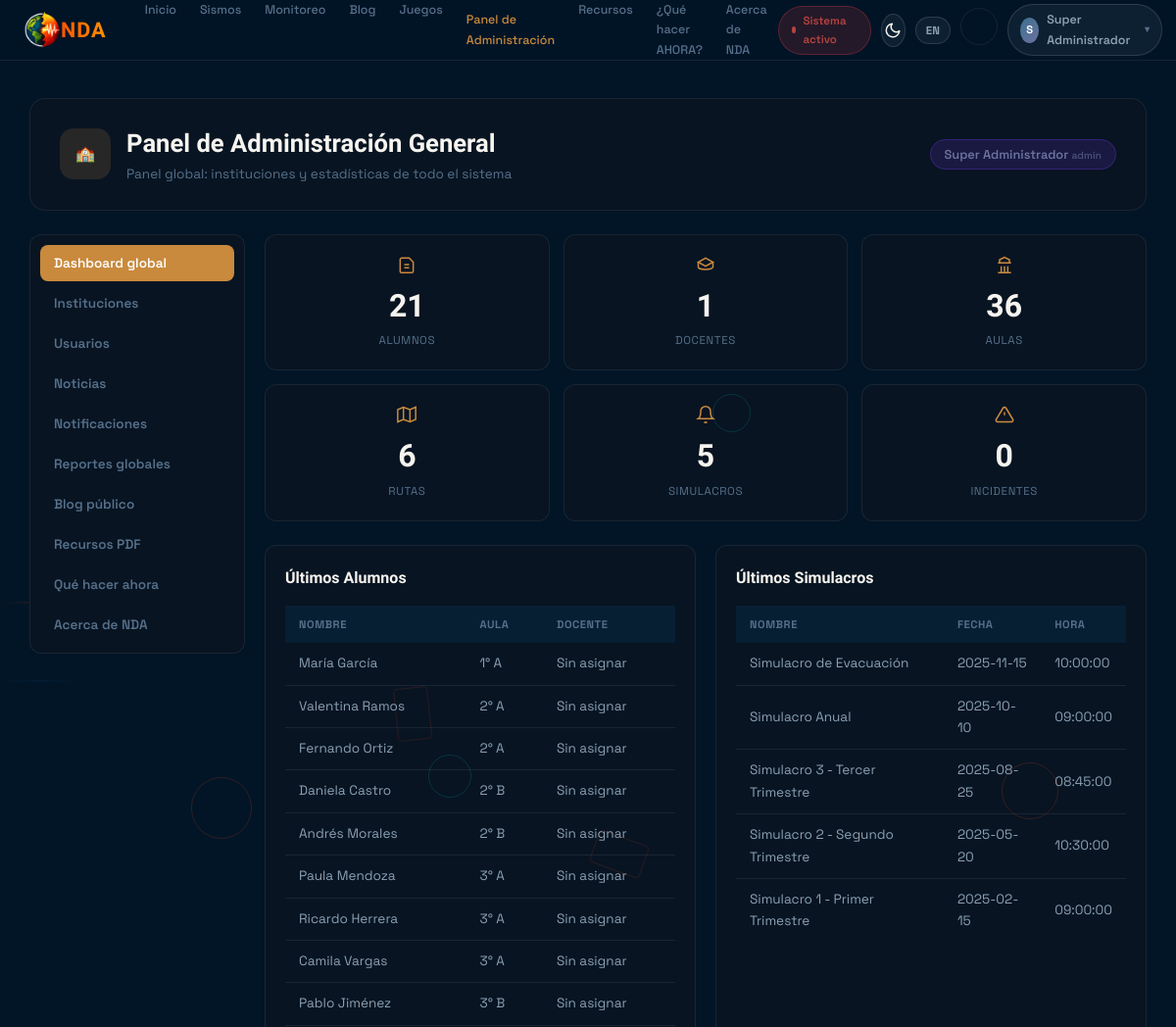
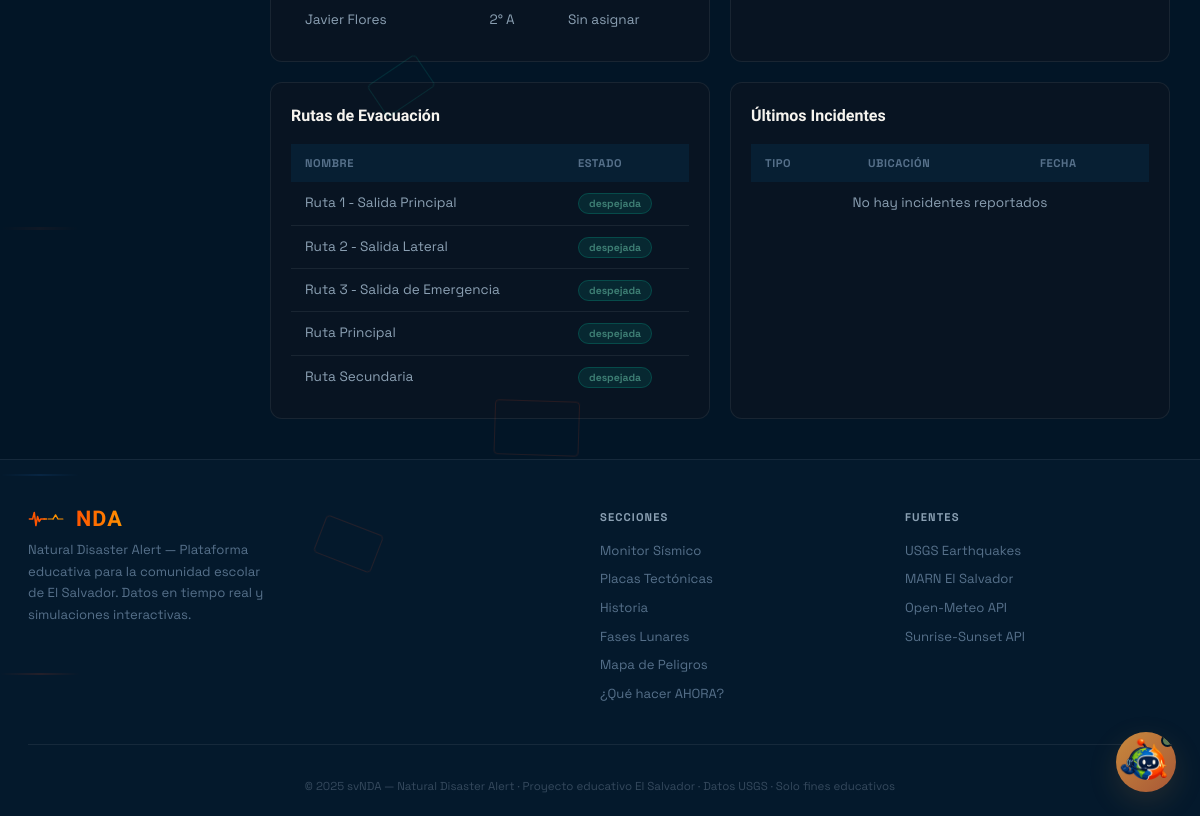
The app's page /?url=school (signed in) with its own data (2 pictures, top to bottom).
### tables this page shows
CREATE TABLE usuarios (
usuarios_id INT PRIMARY KEY AUTO_INCREMENT,
nombre VARCHAR(100),
email VARCHAR(100) UNIQUE,
contra VARCHAR(255),
role ENUM('user','admin','director','docente','alumno','padre','administrativo') DEFAULT 'user',
institucion_id INT NULL,
estado_institucional ENUM('ninguno','pendiente','aprobado','rechazado') DEFAULT 'ninguno',
telefono VARCHAR(20) NULL,
materia VARCHAR(100) NULL,
foto_perfil VARCHAR(255) NULL,
created_at TIMESTAMP DEFAULT CURRENT_TIMESTAMP
);

CREATE TABLE estudiantes (
estudiantes_id INT PRIMARY KEY AUTO_INCREMENT,
codigo VARCHAR(20) UNIQUE,    
usuarios_id INT,
aulas_id INT,
nombre VARCHAR(100),
apellido VARCHAR(100),
edad INT,
telefono_emergencia VARCHAR(20),
created_at TIMESTAMP DEFAULT CURRENT_TIMESTAMP,
FOREIGN KEY (usuarios_id) REFERENCES usuarios(usuarios_id) ON DELETE CASCADE,
FOREIGN KEY (aulas_id) REFERENCES aulas(aulas_id) ON DELETE CASCADE
);

CREATE TABLE aulas (
aulas_id INT PRIMARY KEY AUTO_INCREMENT,
nombre VARCHAR(50),           
grado VARCHAR(50),             
nivel VARCHAR(20),              
seccion VARCHAR(5),             
instituciones_id INT,
maestro_id INT,
created_at TIMESTAMP DEFAULT CURRENT_TIMESTAMP,
FOREIGN KEY (instituciones_id) REFERENCES instituciones(instituciones_id) ON DELETE CASCADE,
FOREIGN KEY (maestro_id) REFERENCES usuarios(usuarios_id) ON DELETE SET NULL
);

CREATE TABLE simulacros (
simulacros_id INT PRIMARY KEY AUTO_INCREMENT,
nombre VARCHAR(100),
fecha DATE,
hora TIME,
instituciones_id INT,
estado ENUM('programado','activo','finalizado') DEFAULT 'programado',
descripcion VARCHAR(255) NULL,
tipo VARCHAR(50) DEFAULT 'Sísmico',
activado_at TIMESTAMP NULL,
created_at TIMESTAMP DEFAULT CURRENT_TIMESTAMP,
FOREIGN KEY (instituciones_id) REFERENCES instituciones(instituciones_id) ON DELETE CASCADE
);

CREATE TABLE rutas_evacuacion (
rutas_evacuacion_id INT PRIMARY KEY AUTO_INCREMENT,
nombre VARCHAR(100),
descripcion TEXT,
instituciones_id INT,
estado VARCHAR(20) DEFAULT 'despejada',
created_at TIMESTAMP DEFAULT CURRENT_TIMESTAMP,
FOREIGN KEY (instituciones_id) REFERENCES instituciones(instituciones_id) ON DELETE CASCADE
);

### controllers/SchoolController.php (called while the page is built, shortened)
<?php
class SchoolController {
    private function isSchoolAdmin() {
        $u = currentUser();
        return $u['role'] === 'admin' || $u['role'] === 'director';
    }
    private function isSchoolStaff() {
        $u = currentUser();
        return in_array($u['role'], ['admin', 'director', 'docente'], true);
    }
    private function myInstitutionId() {
        $u = currentUser();
        return $u['institucion_id'] ?? null;
    }
    private function canAccessSchool() {
        $u = currentUser();
        if ($u['role'] === 'admin') return true;
        return in_array($u['role'], ['director', 'docente', 'alumno', 'padre', 'administrativo'], true)
            && $u['estado_institucional'] === 'aprobado';
    }
    public function index() {
        if (!$this->canAccessSchool()) {
            redirect('profile');
            return;
        }
        $db = getDB();
        $user = currentUser();
        $instId = $this->myInstitutionId();
        $isGlobalAdmin = $user['role'] === 'admin';
        $instFilter = ($isGlobalAdmin || !$instId) ? '' : " WHERE instituciones_id = " . intval($instId);
        $instFilterAlias = ($isGlobalAdmin || !$instId) ? '' : " WHERE a.instituciones_id = " . intval($instId);
        $stats = [
            'students' => $db->query("SELECT COUNT(*) as total FROM estudiantes e JOIN aulas a ON e.aulas_id=a.aulas_id" . $instFilterAlias)->fetch()['total'] ?? 0,
            'teachers' => $db->query("SELECT COUNT(*) as total FROM usuarios WHERE (role='docente' OR role='admin' OR role='director')" . ($instId ? " AND institucion_id=" . intval($instId) : ''))->fetch()['total'] ?? 0,
            'classrooms' => $db->query("SELECT COUNT(*) as total FROM aulas" . $instFilter)->fetch()['total'] ?? 0,
            'routes' => $db->query("SELECT COUNT(*) as total FROM rutas_evacuacion" . $instFilter)->fetch()['total'] ?? 0,
            'drills' => $db->query("SELECT COUNT(*) as total FROM simulacros" . $instFilter)->fetch()['total'] ?? 0,
            'incidents' => $db->query("SELECT COUNT(*) as total FROM incidentes" . ($instId ? " WHERE instituciones_id=" . intval($instId) : '') . ($instId ? " AND estado='abierto'" : " WHERE estado='abierto'"))->fetch()['total'] ?? 0,
        ];
        $studentsQ = "
            SELECT e.*, a.nombre as classroom, u.nombre as teacher
            FROM estudiantes e
            LEFT JOIN aulas a ON e.aulas_id = a.aulas_id
            LEFT JOIN usuarios u ON a.maestro_id = u.usuarios_id"
            . ($instId && !$isGlobalAdmin ? " WHERE a.instituciones_id = " . intval($instId) : '') .
            " ORDER BY e.created_at DESC LIMIT 10";
        $students = $db->query($studentsQ)->fetchAll();
        $drills = $db->query("SELECT * FROM simulacros" . $instFilter . " ORDER BY fecha DESC LIMIT 5")->fetchAll();
        $routes = $db->query("SELECT * FROM rutas_evacuacion" . $instFilter . " ORDER BY created_at DESC LIMIT 5")->fetchAll();
        $incidentsQ = "SELECT i.*, u.nombre as reporter FROM incidentes i LEFT JOIN usuarios u ON i.usuario_id = u.usuarios_id"
            . ($instId && !$isGlobalAdmin ? " WHERE i.instituciones_id = " . intval($instId) : '')
            . " ORDER BY i.created_at DESC LIMIT 5";
        $incidents = $db->query($incidentsQ)->fetchAll();
        $pendingRequestsCount = 0;
        $panelByRole = [
            'admin'          => 'admin-general',
            'director'       => 'admin-institucional',
            'docente'        => 'docente',
            'alumno'         => 'estudiante',
            'padre'          => 'padre',
            'administrativo' => 'padre',
        ];
        $panel = $panelByRole[$user['role']] ?? 'padre';
        $subtitles = [
            'admin-general'       => 'Panel global: instituciones y estadísticas de todo el sistema',
            'admin-institucional' => 'Administra alumnos, docentes, rutas de evacuación, simulacros y más',
            'docente'             => 'Tus secciones, pase de lista, incidentes y simulacros',
            'estudiante'          => 'Información de seguridad, rutas y simulacros de tu institución',
            'padre'               => 'Información de seguridad, rutas y simulacros de la institución',
        ];
        $panelTitle = $panel === 'admin-general' ? 'Panel de Administración General' : 'Gestión Escolar';
        $data = [
            'title' => $panelTitle,
            'user' => $user,
            'stats' => $stats,
            'students' => $students,
            'drills' => $drills,
            'routes' => $routes,
            'incidents' => $incidents,
            'isSchoolAdmin' => $this->isSchoolAdmin(),
            'isSchoolStaff' => $this->isSchoolStaff(),
            'pendingRequestsCount' => $pendingRequestsCount,
            'panelTitle' => $panelTitle,
            'panelSubtitle' => $subtitles[$panel],
        ];
        view('school/panels/' . $panel, $data);
    }
}
?>

### views/school/partials/_tab-dashboard.php (the view, shortened to what this page needs)
<div id="tab-dashboard" class="school-panel active">
    <div class="school-stats">
        <div class="school-stat">
            <div class="school-stat-icon"><svg width="20" height="20" viewBox="0 0 24 24" fill="none" stroke="currentColor" stroke-width="1.8"><path d="M6 4h9l5 5v11a2 2 0 0 1-2 2H6a2 2 0 0 1-2-2V6a2 2 0 0 1 2-2z"/><path d="M9 12h6M9 16h6"/></svg></div>
            <div class="school-stat-number"><?= $stats['students'] ?? 0 ?></div>
            <div class="school-stat-label">Alumnos</div>
        </div>
        <div class="school-stat">
            <div class="school-stat-icon"><svg width="20" height="20" viewBox="0 0 24 24" fill="none" stroke="currentColor" stroke-width="1.8"><path d="M12 14l9-5-9-5-9 5 9 5z"/><path d="M3 9v6c0 1.5 4 3 9 3s9-1.5 9-3V9"/></svg></div>
            <div class="school-stat-number"><?= $stats['teachers'] ?? 0 ?></div>
            <div class="school-stat-label">Docentes</div>
        </div>
        <div class="school-stat">
            <div class="school-stat-icon"><svg width="20" height="20" viewBox="0 0 24 24" fill="none" stroke="currentColor" stroke-width="1.8"><path d="M4 22h16M4 10h16M6 10V6l6-3 6 3v4M8 22v-8M12 22v-8M16 22v-8"/></svg></div>
            <div class="school-stat-number"><?= $stats['classrooms'] ?? 0 ?></div>
            <div class="school-stat-label">Aulas</div>
        </div>
        <div class="school-stat">
            <div class="school-stat-icon"><svg width="20" height="20" viewBox="0 0 24 24" fill="none" stroke="currentColor" stroke-width="1.8"><polygon points="1,6 8,3 16,6 23,3 23,18 16,21 8,18 1,21"/><line x1="8" y1="3" x2="8" y2="18"/><line x1="16" y1="6" x2="16" y2="21"/></svg></div>
            <div class="school-stat-number"><?= $stats['routes'] ?? 0 ?></div>
            <div class="school-stat-label">Rutas</div>
        </div>
        <div class="school-stat">
            <div class="school-stat-icon"><svg width="20" height="20" viewBox="0 0 24 24" fill="none" stroke="currentColor" stroke-width="1.8"><path d="M18 8a6 6 0 0 0-12 0c0 7-3 9-3 9h18s-3-2-3-9"/><path d="M13.7 21a2 2 0 0 1-3.4 0"/></svg></div>
            <div class="school-stat-number"><?= $stats['drills'] ?? 0 ?></div>
            <div class="school-stat-label">Simulacros</div>
        </div>
        <div class="school-stat">
            <div class="school-stat-icon"><svg width="20" height="20" viewBox="0 0 24 24" fill="none" stroke="currentColor" stroke-width="1.8"><path d="M10.3 3.9L1.8 18a2 2 0 0 0 1.7 3h17a2 2 0 0 0 1.7-3L13.7 3.9a2 2 0 0 0-3.4 0z"/><line x1="12" y1="9" x2="12" y2="13"/><line x1="12" y1="17" x2="12.01" y2="17"/></svg></div>
            <div class="school-stat-number"><?= $stats['incidents'] ?? 0 ?></div>
            <div class="school-stat-label">Incidentes</div>
        </div>
    </div>
    <div class="school-grid-2">
        <div class="school-card">
            <h3>Últimos Alumnos</h3>
            <table class="school-table">
                <thead>
                    <tr><th>Nombre</th><th>Aula</th><th>Docente</th></tr>
                </thead>
                <tbody>
                    <?php if (empty($students)): ?>
                        <tr><td colspan="3" class="text-center">No hay alumnos registrados</td></tr>
                    <?php else: ?>
                        <?php foreach ($students as $s): ?>
                            <tr>
                                <td><?= e($s['nombre']) ?> <?= e($s['apellido'] ?? '') ?></td>
                                <td><?= e($s['classroom'] ?? 'Sin aula') ?></td>
                                <td><?= e($s['teacher'] ?? 'Sin asignar') ?></td>
                            </tr>
                        <?php endforeach; ?>
                    <?php endif; ?>
                </tbody>
            </table>
        </div>
        <div class="school-card">
            <h3>Últimos Simulacros</h3>
            <table class="school-table">
                <thead>
                    <tr><th>Nombre</th><th>Fecha</th><th>Hora</th></tr>
                </thead>
                <tbody>
                    <?php if (empty($drills)): ?>
                        <tr><td colspan="3" class="text-center">No hay simulacros registrados</td></tr>
                    <?php else: ?>
                        <?php foreach ($drills as $d): ?>
                            <tr>
                                <td><?= e($d['nombre']) ?></td>
                                <td><?= e($d['fecha'] ?? '') ?></td>
                                <td><?= e($d['hora'] ?? '') ?></td>
                            </tr>
                        <?php endforeach; ?>
                    <?php endif; ?>
                </tbody>
            </table>
        </div>
    </div>
    <div class="school-grid-2" style="margin-top:20px;">
        <div class="school-card">
            <h3>Rutas de Evacuación</h3>
            <table class="school-table">
                <thead>
                    <tr><th>Nombre</th><th>Estado</th></tr>
                </thead>
                <tbody>
                    <?php if (empty($routes)): ?>
                        <tr><td colspan="2" class="text-center">No hay rutas registradas</td></tr>
                    <?php else: ?>
                        <?php foreach ($routes as $r): ?>
                            <tr>
                                <td><?= e($r['nombre']) ?></td>
                                <td><span class="school-route-status <?= $r['estado'] ?? 'despejada' ?>"><?= e($r['estado'] ?? 'Despejada') ?></span></td>
                            </tr>
                        <?php endforeach; ?>
                    <?php endif; ?>
                </tbody>
            </table>
        </div>
        <div class="school-card">
            <h3>Últimos Incidentes</h3>
            <table class="school-table">
                <thead>
                    <tr><th>Tipo</th><th>Ubicación</th><th>Fecha</th></tr>
                </thead>
                <tbody>
                    <?php if (empty($incidents)): ?>
                        <tr><td colspan="3" class="text-center">No hay incidentes reportados</td></tr>
                    <?php endif; ?>
                </tbody>
            </table>
        </div>
    </div>
</div>

### views/school/partials/_header.php
<div class="school-header">
    <div class="school-header-left">
        <div class="school-header-icon"><span class="school-emoji" aria-hidden="true">🏫</span></div>
        <div>
            <h1><?= e($panelTitle ?? 'Gestión Escolar') ?></h1>
            <p class="school-header-sub"><?= e($panelSubtitle ?? 'Administra alumnos, docentes, rutas de evacuación, simulacros y más') ?></p>
        </div>
    </div>
    <div class="school-header-right">
        <span class="school-role-badge <?= $user['role'] ?? 'user' ?>">
            <?= e($user['nombre'] ?? 'Usuario') ?>
            <span style="font-size:0.65rem;opacity:0.6;"><?= e($user['role'] ?? '') ?></span>
        </span>
    </div>
</div>

### records on screen
usuarios: role "admin"
estudiantes: nombre "María", apellido "García", aulas.nombre "1° A", teacher "Sin asignar"
estudiantes: nombre "Valentina", apellido "Ramos", aulas.nombre "2° A", teacher "Sin asignar"
estudiantes: nombre "Fernando", apellido "Ortiz", aulas.nombre "2° A", teacher "Sin asignar"
estudiantes: nombre "Daniela", apellido "Castro", aulas.nombre "2° B", teacher "Sin asignar"
estudiantes: nombre "Andrés", apellido "Morales", aulas.nombre "2° B", teacher "Sin asignar"
estudiantes: nombre "Paula", apellido "Mendoza", aulas.nombre "3° A", teacher "Sin asignar"
estudiantes: nombre "Ricardo", apellido "Herrera", aulas.nombre "3° A", teacher "Sin asignar"
estudiantes: nombre "Camila", apellido "Vargas", aulas.nombre "3° A", teacher "Sin asignar"
estudiantes: nombre "Pablo", apellido "Jiménez", aulas.nombre "3° B", teacher "Sin asignar"
estudiantes: nombre "Javier", apellido "Flores", aulas.nombre "2° A", teacher "Sin asignar"
simulacros: nombre "Simulacro de Evacuación", fecha "2025-11-15", hora "10:00:00"
simulacros: nombre "Simulacro Anual", fecha "2025-10-10", hora "09:00:00"
simulacros: nombre "Simulacro 3 - Tercer Trimestre", fecha "2025-08-25", hora "08:45:00"
simulacros: nombre "Simulacro 2 - Segundo Trimestre", fecha "2025-05-20", hora "10:30:00"
simulacros: nombre "Simulacro 1 - Primer Trimestre", fecha "2025-02-15", hora "09:00:00"
rutas_evacuacion: nombre "Ruta 1 - Salida Principal", estado "despejada"
rutas_evacuacion: nombre "Ruta 2 - Salida Lateral", estado "despejada"
rutas_evacuacion: nombre "Ruta 3 - Salida de Emergencia", estado "despejada"
rutas_evacuacion: nombre "Ruta Principal", estado "despejada"
rutas_evacuacion: nombre "Ruta Secundaria", estado "despejada"

### other values on screen
substr($_SESSION['user_name'], 0, 1) "S"
$_SESSION['user_name'] "Super Administrador"
$panelTitle "Panel de Administración General"
$panelSubtitle "Panel global: instituciones y estadísticas de todo el sistema"
$user['nombre'] "Super Administrador"
$stats['students'] "21"
$stats['teachers'] "1"
$stats['classrooms'] "36"
$stats['routes'] "6"
$stats['drills'] "5"
$stats['incidents'] "0"
